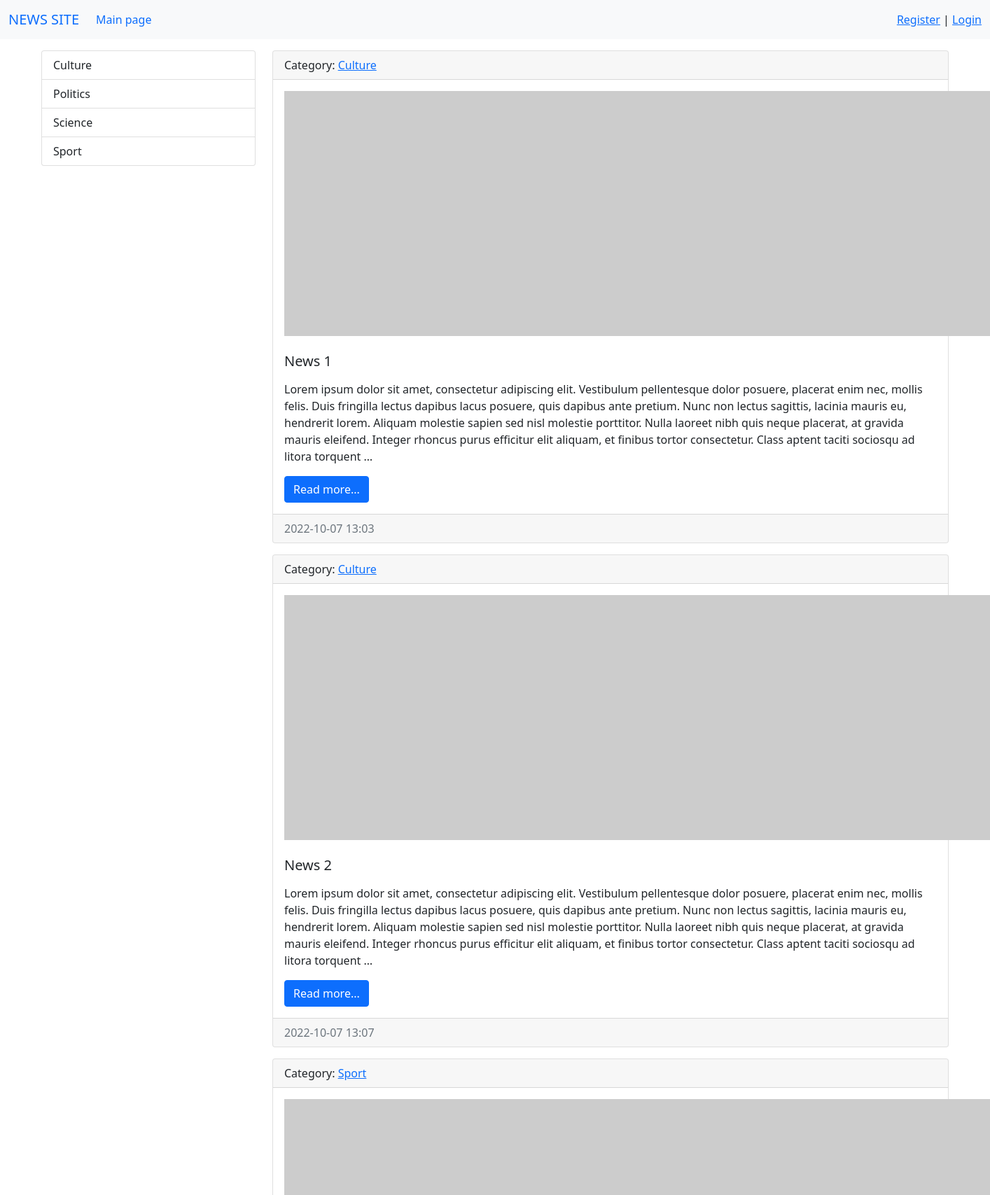
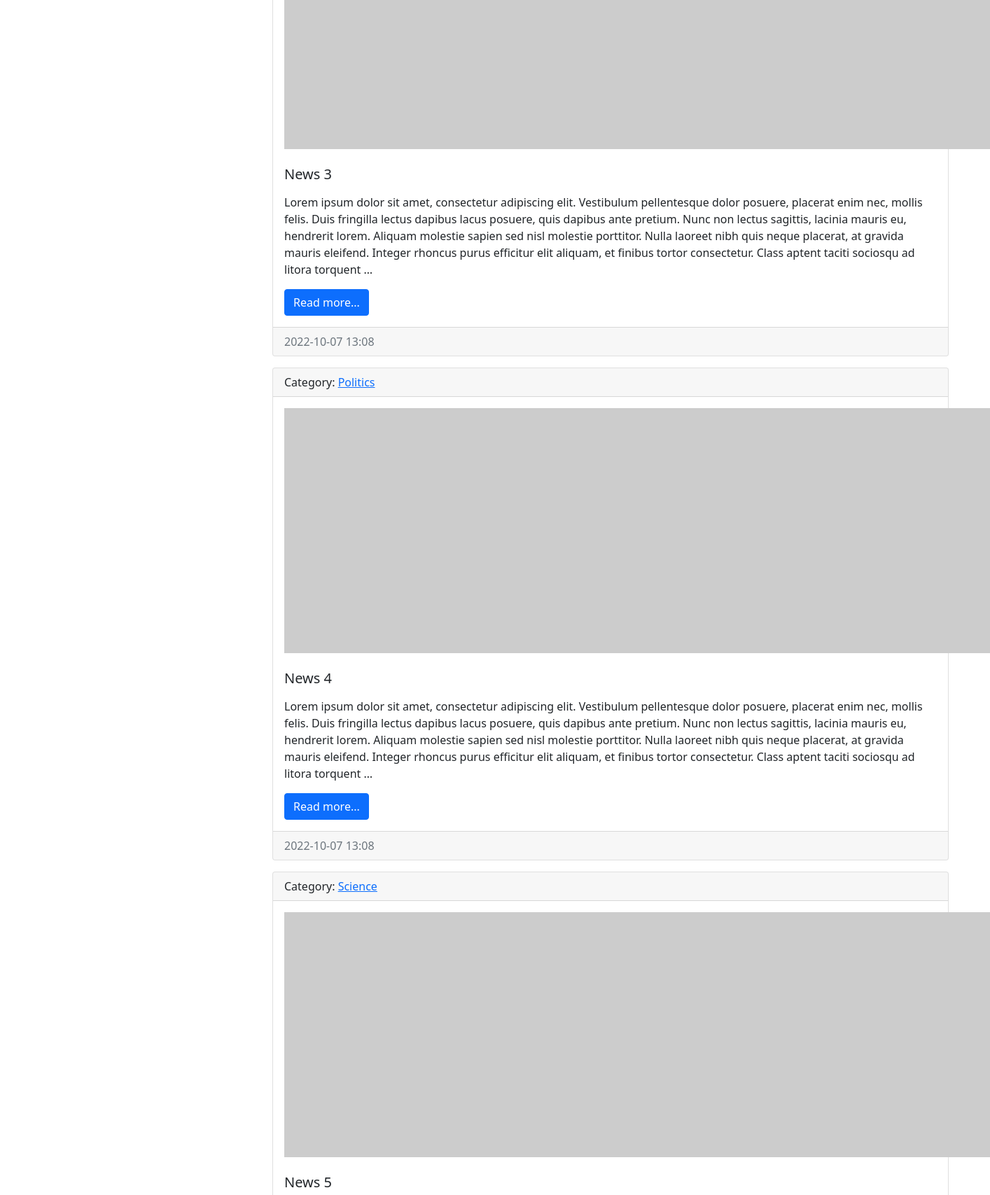
The page / (upper part) on the database its author committed (2 pictures, top to bottom).
### news/models.py (models this page shows, shortened)
class Category(models.Model):
    title = models.CharField(max_length=150, db_index=True)
    def get_absolute_url(self):
        return reverse("category", kwargs={"category_id": self.pk})
    def __str__(self):
        return self.title
    class Meta:
        verbose_name = 'Category'
        verbose_name_plural = 'Categories'
        ordering = ['title']

class News(models.Model):
    title = models.CharField(max_length=150)
    content = models.TextField(blank=True)
    created_at = models.DateTimeField(auto_now_add=True)
    updated_at = models.DateTimeField(auto_now=True)
    photo = models.ImageField(upload_to='photos/%Y/%m/%d/', blank=True)
    is_published = models.BooleanField(default=True)
    category = models.ForeignKey('Category', on_delete=models.PROTECT)
    def get_absolute_url(self):
        return reverse("view_news", kwargs={"pk": self.pk})
    class Meta:
        verbose_name = 'News'
        verbose_name_plural = 'News'
        ordering = ['created_at']

### news/views.py (the view)
# urls.py: path('', HomeNews.as_view(), name='home'),
class HomeNews(ListView):
    model = News
    template_name = 'news/home_news_list.html'
    context_object_name = 'news'

### news/templatetags/news_tags.py (called while the page is built)
@register.simple_tag(name='get_list_categories')
def get_categories():
    return Category.objects.all()

### news/templates/news/home_news_list.html (shortened to what this page needs)
{% extends 'base.html' %}
{% block sidebar %}
    {% include 'inc/_sidebar.html' %}
{% endblock %}
{% block content %}
    {% for item in news %}
      <div class="card mb-3">
        <div class="card-header">
            Category: <a href="{{ item.category.get_absolute_url }}">{{ item.category }}</a>
        </div>
        <div class="card-body">
          <div class="media">
            {% if item.photo %}
                <img src="{{ item.photo.url }}" alt="" width="350" class="mr-3">
            {% else %}
                <img src="https://picsum.photos/id/1060/350/235/?blur=2" alt="" class="mr-3">
            {% endif %}
            <div class="media-body">
                <br>
                <h5 class="card-title">{{ item.title }}</h5>
                <p class="card-text">{{ item.content|safe|linebreaks|truncatewords:70}}</p>
                <a href="{{ item.get_absolute_url }}" class="btn btn-primary">Read more...</a>
            </div>
          </div>
        </div>
        <div class="card-footer text-muted">
          {{ item.created_at|date:"Y-m-d H:i"}}
        </div>
      </div>
   {% endfor %}
{% endblock %}

### templates/base.html (shortened to what this page needs)
{% load static %}
<!doctype html>
<html lang="en">
  <head>
    <link rel="stylesheet" href="{% static 'bootstrap/css/bootstrap.min.css' %}">
  </head>
  <body>
   {% include 'inc/_nav.html' %}
    <div class="container mt-3">
      <div class="row">
          <div class="col-md-3">
              {% block sidebar %} SIDEBAR {% endblock %}
          </div>
          <div class="col-md-9">
              {% block content %} CONTENT {% endblock %}
        </div>
    </div>
  </body>
</html>

### templates/inc/_nav.html (shortened to what this page needs)
<nav class="navbar navbar-expand-lg bg-light">
    <div class="container-fluid">
      <a class="navbar-brand" href="{% url 'home' %}">NEWS SITE</a>
      <div class="collapse navbar-collapse" id="navbarSupportedContent">
        <ul class="navbar-nav me-auto mb-2 mb-lg-0">
          <li class="nav-item"><a class="nav-link active" aria-current="page" href="{% url 'home' %}">Main page</a></li>
        </ul>
        <span class ="navbar-text right">
          {% if request.user.is_authenticated %}
          Welcome, {{ user.username }} | <a href="{% url 'logout' %}">Logout</a>
          {% else %}
          <a href="{% url 'register' %}">Register</a> | <a href="{% url 'login' %}">Login</a>
          {% endif %}
        </span>
      </div>
    </div>
  </nav>

### templates/inc/_sidebar.html
{% load news_tags %}
<div class="list-group">
    {% get_list_categories as categories %}
    {% for item in categories %}
    <a href="{% url 'category' item.pk %}" class="list-group-item list-group-item-action">{{ item.title }}</a>
    {% endfor %}
</div>
<br>

### rows shown on the page
Category: title "Culture"
Category: title "Politics"
Category: title "Science"
Category: title "Sport"
News: category "Culture", title "News 1", content "Lorem ipsum dolor sit amet, consectetur adipiscing elit. Vestibulum pellentesque dolor posuere, placerat enim nec, mollis felis. Duis fringilla lectus dapibus lacus posuere, quis dapibus ante pretium. Nunc non lectus sagittis, lacinia mauris eu, hendrerit lorem. Aliquam molestie sapien sed nisl molestie porttitor. Nulla laoreet nibh quis neque placerat, at gravida mauris eleifend. Integer rhoncus purus efficitur elit aliquam, et finibus tortor consectetur. Class aptent taciti sociosqu ad litora torquent …", created_at "2022-10-07 13:03"
News: category "Culture", title "News 2", content "Lorem ipsum dolor sit amet, consectetur adipiscing elit. Vestibulum pellentesque dolor posuere, placerat enim nec, mollis felis. Duis fringilla lectus dapibus lacus posuere, quis dapibus ante pretium. Nunc non lectus sagittis, lacinia mauris eu, hendrerit lorem. Aliquam molestie sapien sed nisl molestie porttitor. Nulla laoreet nibh quis neque placerat, at gravida mauris eleifend. Integer rhoncus purus efficitur elit aliquam, et finibus tortor consectetur. Class aptent taciti sociosqu ad litora torquent …", created_at "2022-10-07 13:07"
News: category "Sport", title "News 3", content "Lorem ipsum dolor sit amet, consectetur adipiscing elit. Vestibulum pellentesque dolor posuere, placerat enim nec, mollis felis. Duis fringilla lectus dapibus lacus posuere, quis dapibus ante pretium. Nunc non lectus sagittis, lacinia mauris eu, hendrerit lorem. Aliquam molestie sapien sed nisl molestie porttitor. Nulla laoreet nibh quis neque placerat, at gravida mauris eleifend. Integer rhoncus purus efficitur elit aliquam, et finibus tortor consectetur. Class aptent taciti sociosqu ad litora torquent …", created_at "2022-10-07 13:08"
News: category "Politics", title "News 4", content "Lorem ipsum dolor sit amet, consectetur adipiscing elit. Vestibulum pellentesque dolor posuere, placerat enim nec, mollis felis. Duis fringilla lectus dapibus lacus posuere, quis dapibus ante pretium. Nunc non lectus sagittis, lacinia mauris eu, hendrerit lorem. Aliquam molestie sapien sed nisl molestie porttitor. Nulla laoreet nibh quis neque placerat, at gravida mauris eleifend. Integer rhoncus purus efficitur elit aliquam, et finibus tortor consectetur. Class aptent taciti sociosqu ad litora torquent …", created_at "2022-10-07 13:08"
News: category "Science", title "News 5"
